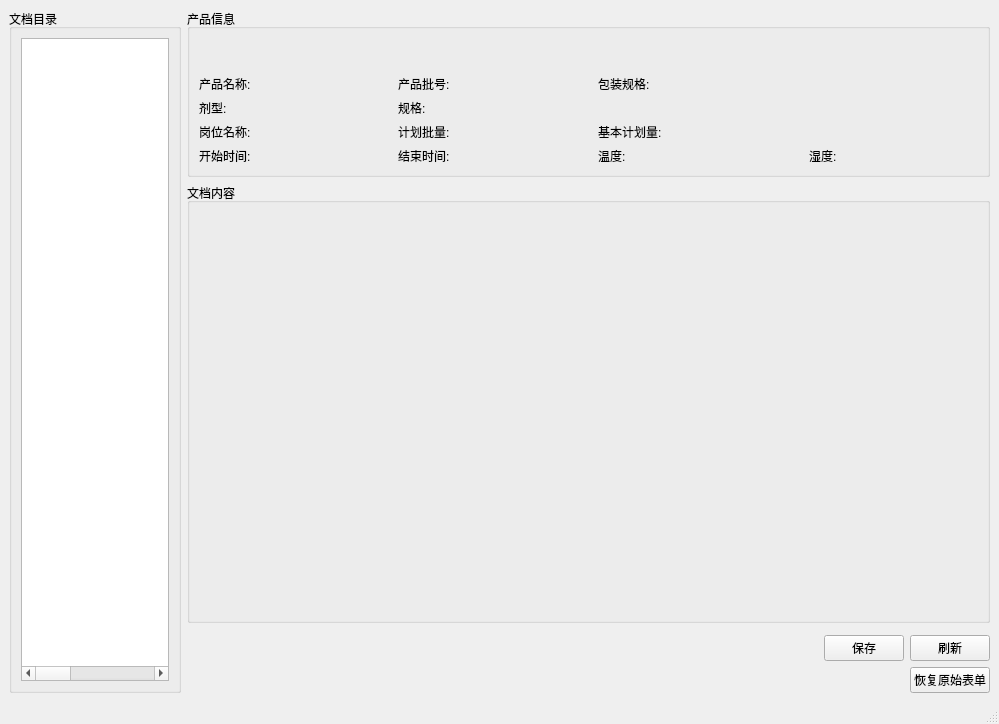
<?xml version="1.0" encoding="UTF-8"?>
<ui version="4.0">
 <class>MainWindow</class>
 <widget class="QMainWindow" name="MainWindow">
  <property name="geometry">
   <rect>
    <x>0</x>
    <y>0</y>
    <width>999</width>
    <height>724</height>
   </rect>
  </property>
  <property name="sizePolicy">
   <sizepolicy hsizetype="Fixed" vsizetype="Fixed">
    <horstretch>0</horstretch>
    <verstretch>1</verstretch>
   </sizepolicy>
  </property>
  <property name="windowTitle">
   <string>批生产记录</string>
  </property>
  <widget class="QWidget" name="centralwidget">
   <layout class="QGridLayout" name="gridLayout">
    <item row="0" column="0" rowspan="5">
     <widget class="QGroupBox" name="groupBox">
      <property name="sizePolicy">
       <sizepolicy hsizetype="Preferred" vsizetype="Preferred">
        <horstretch>3</horstretch>
        <verstretch>0</verstretch>
       </sizepolicy>
      </property>
      <property name="title">
       <string>文档目录</string>
      </property>
      <layout class="QGridLayout" name="gridLayout_2">
       <item row="0" column="0">
        <widget class="QTreeWidget" name="treewidget_filetree">
         <property name="autoScroll">
          <bool>true</bool>
         </property>
         <property name="showDropIndicator" stdset="0">
          <bool>true</bool>
         </property>
         <property name="selectionMode">
          <enum>QAbstractItemView::SingleSelection</enum>
         </property>
         <property name="verticalScrollMode">
          <enum>QAbstractItemView::ScrollPerItem</enum>
         </property>
         <property name="horizontalScrollMode">
          <enum>QAbstractItemView::ScrollPerPixel</enum>
         </property>
         <property name="indentation">
          <number>10</number>
         </property>
         <attribute name="headerVisible">
          <bool>false</bool>
         </attribute>
         <column>
          <property name="text">
           <string>名称</string>
          </property>
         </column>
         <column>
          <property name="text">
           <string>类型</string>
          </property>
         </column>
         <column>
          <property name="text">
           <string>id</string>
          </property>
         </column>
         <column>
          <property name="text">
           <string>docid</string>
          </property>
         </column>
         <column>
          <property name="text">
           <string>aid</string>
          </property>
         </column>
        </widget>
       </item>
      </layout>
     </widget>
    </item>
    <item row="0" column="1" colspan="3">
     <widget class="QGroupBox" name="productmessage">
      <property name="sizePolicy">
       <sizepolicy hsizetype="Preferred" vsizetype="Preferred">
        <horstretch>11</horstretch>
        <verstretch>2</verstretch>
       </sizepolicy>
      </property>
      <property name="title">
       <string>产品信息</string>
      </property>
      <layout class="QGridLayout" name="gridLayout_3">
       <item row="1" column="1">
        <widget class="QLabel" name="label_prodname">
         <property name="text">
          <string/>
         </property>
        </widget>
       </item>
       <item row="1" column="0">
        <widget class="QLabel" name="label">
         <property name="sizePolicy">
          <sizepolicy hsizetype="Fixed" vsizetype="Preferred">
           <horstretch>0</horstretch>
           <verstretch>0</verstretch>
          </sizepolicy>
         </property>
         <property name="text">
          <string>产品名称:</string>
         </property>
        </widget>
       </item>
       <item row="3" column="0">
        <widget class="QLabel" name="label_6">
         <property name="text">
          <string>岗位名称:</string>
         </property>
        </widget>
       </item>
       <item row="1" column="4">
        <widget class="QLabel" name="label_2">
         <property name="sizePolicy">
          <sizepolicy hsizetype="Fixed" vsizetype="Preferred">
           <horstretch>0</horstretch>
           <verstretch>0</verstretch>
          </sizepolicy>
         </property>
         <property name="text">
          <string>包装规格:</string>
         </property>
         <property name="alignment">
          <set>Qt::AlignLeading|Qt::AlignLeft|Qt::AlignVCenter</set>
         </property>
        </widget>
       </item>
       <item row="2" column="0">
        <widget class="QLabel" name="label_4">
         <property name="text">
          <string>剂型:</string>
         </property>
        </widget>
       </item>
       <item row="3" column="2">
        <widget class="QLabel" name="label_7">
         <property name="text">
          <string>计划批量:</string>
         </property>
         <property name="alignment">
          <set>Qt::AlignLeading|Qt::AlignLeft|Qt::AlignVCenter</set>
         </property>
        </widget>
       </item>
       <item row="1" column="2">
        <widget class="QLabel" name="label_3">
         <property name="sizePolicy">
          <sizepolicy hsizetype="Fixed" vsizetype="Preferred">
           <horstretch>0</horstretch>
           <verstretch>0</verstretch>
          </sizepolicy>
         </property>
         <property name="text">
          <string>产品批号:</string>
         </property>
         <property name="alignment">
          <set>Qt::AlignLeading|Qt::AlignLeft|Qt::AlignVCenter</set>
         </property>
        </widget>
       </item>
       <item row="3" column="4">
        <widget class="QLabel" name="label_8">
         <property name="text">
          <string>基本计划量:</string>
         </property>
         <property name="alignment">
          <set>Qt::AlignLeading|Qt::AlignLeft|Qt::AlignVCenter</set>
         </property>
        </widget>
       </item>
       <item row="2" column="2">
        <widget class="QLabel" name="label_5">
         <property name="text">
          <string>规格:</string>
         </property>
         <property name="alignment">
          <set>Qt::AlignLeading|Qt::AlignLeft|Qt::AlignVCenter</set>
         </property>
        </widget>
       </item>
       <item row="4" column="2">
        <widget class="QLabel" name="label_10">
         <property name="text">
          <string>结束时间:</string>
         </property>
         <property name="alignment">
          <set>Qt::AlignLeading|Qt::AlignLeft|Qt::AlignVCenter</set>
         </property>
        </widget>
       </item>
       <item row="3" column="5">
        <widget class="QLabel" name="label_basicamount">
         <property name="text">
          <string/>
         </property>
        </widget>
       </item>
       <item row="4" column="5">
        <widget class="QLabel" name="label_temperature">
         <property name="text">
          <string/>
         </property>
        </widget>
       </item>
       <item row="4" column="0">
        <widget class="QLabel" name="label_9">
         <property name="text">
          <string>开始时间:</string>
         </property>
        </widget>
       </item>
       <item row="3" column="1">
        <widget class="QLabel" name="label_postname">
         <property name="text">
          <string/>
         </property>
        </widget>
       </item>
       <item row="4" column="3">
        <widget class="QLabel" name="label_endtime">
         <property name="text">
          <string/>
         </property>
        </widget>
       </item>
       <item row="2" column="1">
        <widget class="QLabel" name="label_medkind">
         <property name="text">
          <string/>
         </property>
        </widget>
       </item>
       <item row="1" column="3">
        <widget class="QLabel" name="label_batchno">
         <property name="text">
          <string/>
         </property>
        </widget>
       </item>
       <item row="4" column="6">
        <widget class="QLabel" name="label_23">
         <property name="sizePolicy">
          <sizepolicy hsizetype="Fixed" vsizetype="Preferred">
           <horstretch>0</horstretch>
           <verstretch>0</verstretch>
          </sizepolicy>
         </property>
         <property name="text">
          <string>湿度:</string>
         </property>
        </widget>
       </item>
       <item row="3" column="3">
        <widget class="QLabel" name="label_planamount">
         <property name="text">
          <string/>
         </property>
        </widget>
       </item>
       <item row="4" column="4">
        <widget class="QLabel" name="label_11">
         <property name="text">
          <string>温度:</string>
         </property>
         <property name="alignment">
          <set>Qt::AlignLeading|Qt::AlignLeft|Qt::AlignVCenter</set>
         </property>
        </widget>
       </item>
       <item row="4" column="7">
        <widget class="QLabel" name="label_humidity">
         <property name="text">
          <string/>
         </property>
        </widget>
       </item>
       <item row="1" column="5" colspan="3">
        <widget class="QLabel" name="label_package">
         <property name="text">
          <string/>
         </property>
        </widget>
       </item>
       <item row="4" column="1">
        <widget class="QLabel" name="label_starttime">
         <property name="text">
          <string/>
         </property>
        </widget>
       </item>
       <item row="2" column="3" colspan="3">
        <widget class="QLabel" name="label_spec">
         <property name="text">
          <string/>
         </property>
        </widget>
       </item>
       <item row="0" column="0" colspan="8">
        <widget class="QLabel" name="label_filename">
         <property name="font">
          <font>
           <pointsize>20</pointsize>
          </font>
         </property>
         <property name="text">
          <string/>
         </property>
         <property name="alignment">
          <set>Qt::AlignCenter</set>
         </property>
        </widget>
       </item>
      </layout>
     </widget>
    </item>
    <item row="1" column="1" colspan="3">
     <widget class="QGroupBox" name="groupbox_filecontent">
      <property name="sizePolicy">
       <sizepolicy hsizetype="Preferred" vsizetype="Preferred">
        <horstretch>0</horstretch>
        <verstretch>7</verstretch>
       </sizepolicy>
      </property>
      <property name="title">
       <string>文档内容</string>
      </property>
      <layout class="QGridLayout" name="gridLayout_4"/>
     </widget>
    </item>
    <item row="3" column="2">
     <widget class="QPushButton" name="pushButton_accept">
      <property name="sizePolicy">
       <sizepolicy hsizetype="Fixed" vsizetype="Fixed">
        <horstretch>0</horstretch>
        <verstretch>0</verstretch>
       </sizepolicy>
      </property>
      <property name="text">
       <string>保存</string>
      </property>
     </widget>
    </item>
    <item row="3" column="3">
     <widget class="QPushButton" name="pushButton_flush">
      <property name="sizePolicy">
       <sizepolicy hsizetype="Fixed" vsizetype="Fixed">
        <horstretch>0</horstretch>
        <verstretch>0</verstretch>
       </sizepolicy>
      </property>
      <property name="text">
       <string>刷新</string>
      </property>
     </widget>
    </item>
    <item row="4" column="3">
     <widget class="QPushButton" name="pushButton_reset">
      <property name="sizePolicy">
       <sizepolicy hsizetype="Fixed" vsizetype="Fixed">
        <horstretch>0</horstretch>
        <verstretch>0</verstretch>
       </sizepolicy>
      </property>
      <property name="text">
       <string>恢复原始表单</string>
      </property>
     </widget>
    </item>
   </layout>
  </widget>
  <widget class="QMenuBar" name="menubar">
   <property name="geometry">
    <rect>
     <x>0</x>
     <y>0</y>
     <width>999</width>
     <height>30</height>
    </rect>
   </property>
  </widget>
  <widget class="QStatusBar" name="statusbar"/>
 </widget>
 <resources/>
 <connections/>
</ui>
